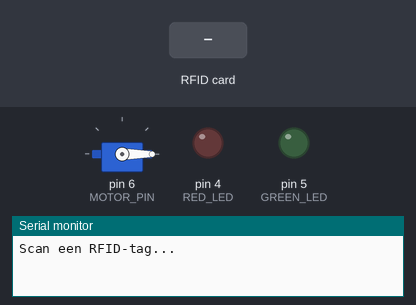
A sketch run on a simulated Arduino Uno, built with avr-gcc and run on an emulated ATmega328P. On the bench: servo, output pins drawn as LEDs (lit = HIGH), the last lines printed to the serial monitor. Inputs (shaded band) come from the test bench. Pins used as bus, display or sensor lines are not drawn.

Above: at 1.2 s.
1.3 s: RFID card A2 A6 A8 1C held to the reader
At 2.0 s:
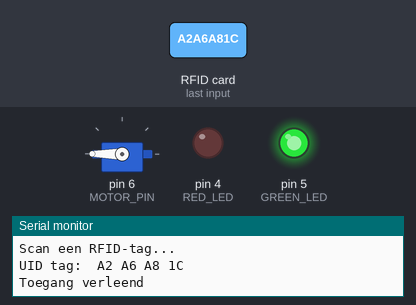
Timing chart, 0 to 32.8 s (numbered marks = the images above; inputs shaded):
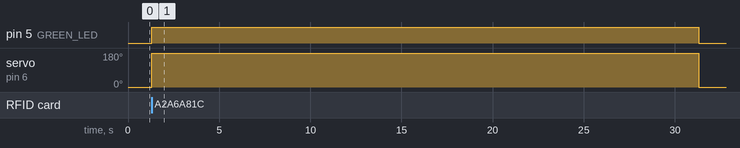

Measured:
- after the input at 1.3 s, pin 5 (GREEN_LED): LOW → HIGH at once, → LOW 30.0 s later; servo on pin 6 (MOTOR_PIN): 0° → 180° at once, → 0° 30.0 s later

The sketch:

gippp.ino
```cpp
#include <MFRC522.h>
#include <Servo.h>  // Servo bibliotheek toevoegen

#define SS_PIN 10
#define RST_PIN 9
MFRC522 mfrc522(SS_PIN, RST_PIN);  // Maak een MFRC522 instantie.

#define GREEN_LED 5   // Pin voor groene LED
#define RED_LED 4     // Pin voor rode LED

Servo motor;          // Servo-motor instantie maken
#define MOTOR_PIN 6   // Pin waar de servo is aangesloten

// Gedefinieerde toegestane UID (vervang door jouw kaart-ID)
byte authorizedUID[] = {0xA2, 0xA6, 0xA8, 0x1C}; // Voorbeeld UID

void setup() {
  Serial.begin(9600);   // Start seriële communicatie
  SPI.begin();          // Start SPI-bus
  mfrc522.PCD_Init();   // Initialiseer RFID-lezer

  pinMode(GREEN_LED, OUTPUT);
  pinMode(RED_LED, OUTPUT);
  digitalWrite(GREEN_LED, LOW);
  digitalWrite(RED_LED, LOW);

  motor.attach(MOTOR_PIN); // Verbind de servo met de motor pin
  motor.write(0);          // Zet de servo in de rustpositie (0 graden)

  Serial.println("Scan een RFID-tag...");
}

void loop() {
  // Zoek naar een nieuwe kaart
  if (!mfrc522.PICC_IsNewCardPresent() || !mfrc522.PICC_ReadCardSerial()) {
    return;
  }

  // Toon de UID op de seriële monitor
  Serial.print("UID tag: ");
  for (byte i = 0; i < mfrc522.uid.size; i++) {
    Serial.print(mfrc522.uid.uidByte[i] < 0x10 ? " 0" : " ");
    Serial.print(mfrc522.uid.uidByte[i], HEX);
  }
  Serial.println();

  // Vergelijk de gescande UID met de toegestane UID
  if (checkUID(authorizedUID, mfrc522.uid.uidByte)) {
    Serial.println("Toegang verleend");
    digitalWrite(GREEN_LED, HIGH);  // Zet groene LED aan
    digitalWrite(RED_LED, LOW);     // Zorg dat rode LED uit is

    motor.write(180);               // Draai de motor naar 180 graden
    delay(30000);                    // Houd positie 30 seconden vast
    motor.write(0);                 // Zet de motor terug naar 0 graden
    digitalWrite(GREEN_LED, LOW);   // Zet groene LED uit
  } else {
    Serial.println("Toegang geweigerd");
    digitalWrite(RED_LED, HIGH);    // Zet rode LED aan
    digitalWrite(GREEN_LED, LOW);   // Zorg dat groene LED uit is

    motor.write(0);                 // Houd de motor stil op 0 graden
    delay(2000);                    // Houd status 2 seconden vast
    digitalWrite(RED_LED, LOW);     // Zet rode LED uit
  }

  mfrc522.PICC_HaltA();         // Stop PICC
  mfrc522.PCD_StopCrypto1();    // Stop encryptie op PCD
}

// Functie om twee UIDs te vergelijken
bool checkUID(byte *uid1, byte *uid2) {
  for (byte i = 0; i < 4; i++) {
    if (uid1[i] != uid2[i]) {
      return false;
    }
  }
  return true;
}
```
